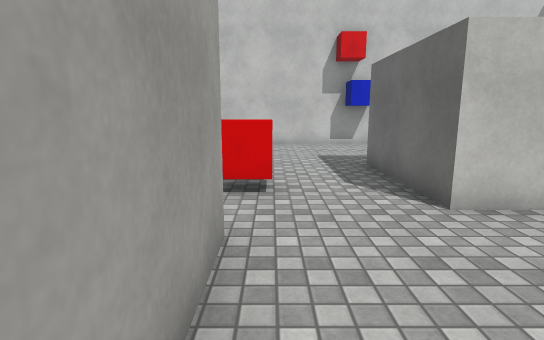
[1] (above)

15 first-person views from a walk through a 3-D level made in the Unity game engine. The camera is 1.4 m above the floor, tilts 10° down and sees 80° across. The floor is counted in squares, 1 m on a side. Each view is taken from the middle of a square. On the plan, view 1 faces up. The plan holds only what a view shows up to about 15 squares ahead; the rest is blank. The place goes on beyond the plan. The player character is not drawn. Surface patterns are stand-ins for the level's own textures.

[2]
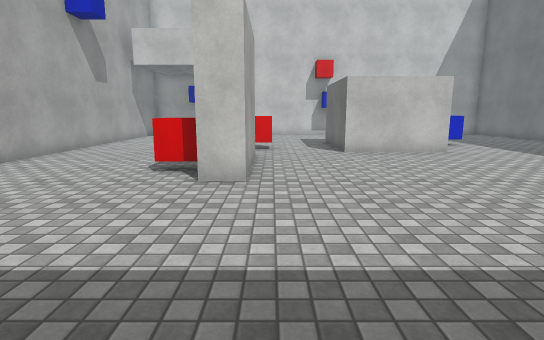

[3]
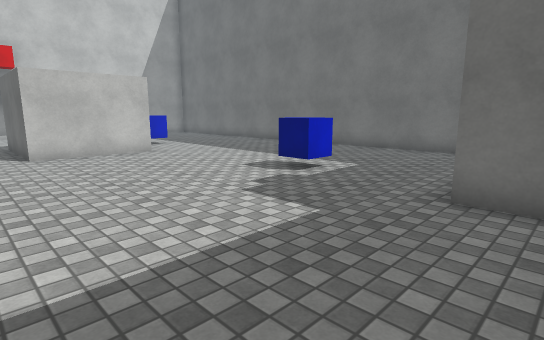

[4]
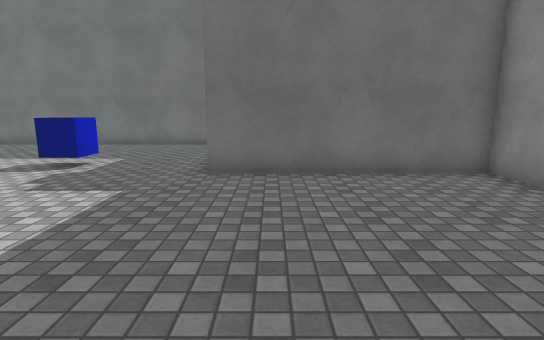

[5]
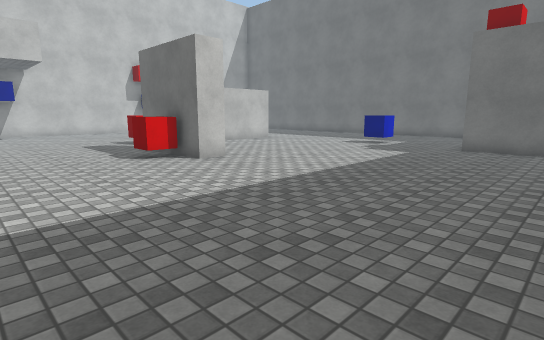

[6]
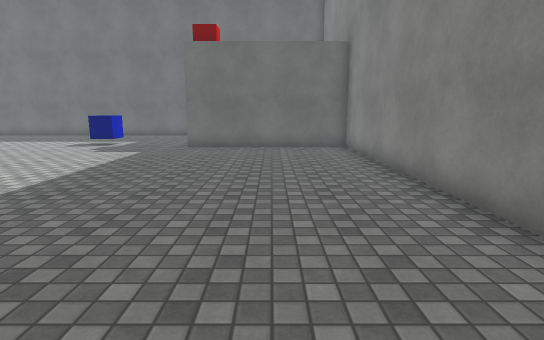

[7]
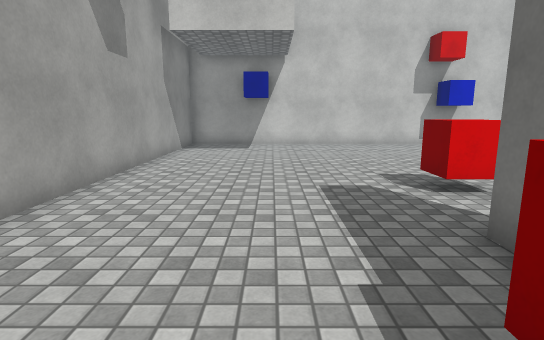

[8]
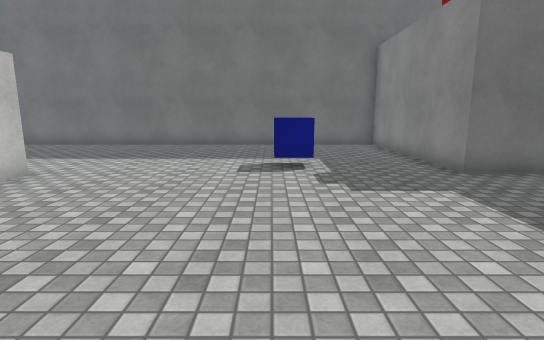

[9]
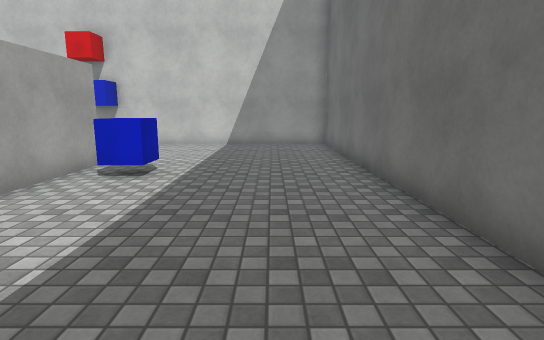

[10]
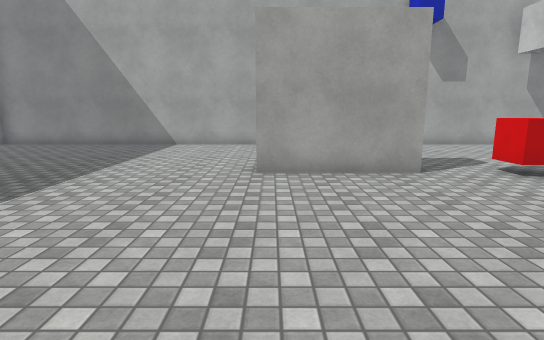

[11]
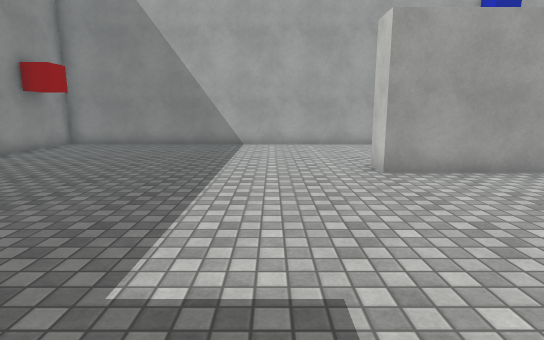

[12]
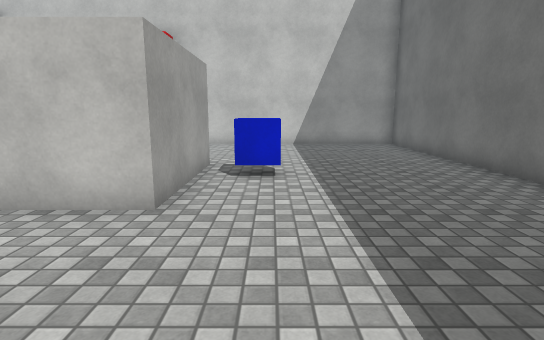

[13]
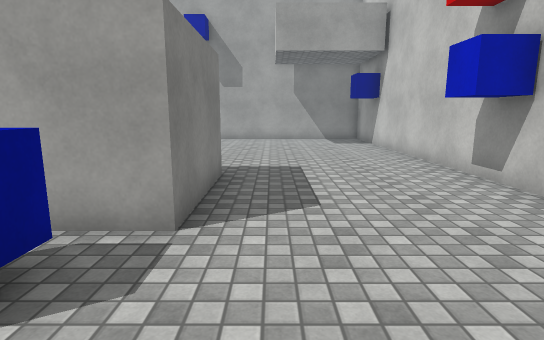

[14]
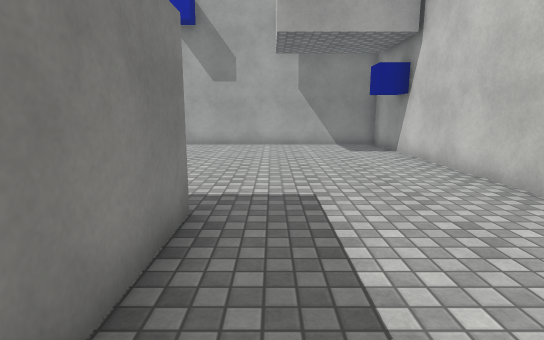

[15]
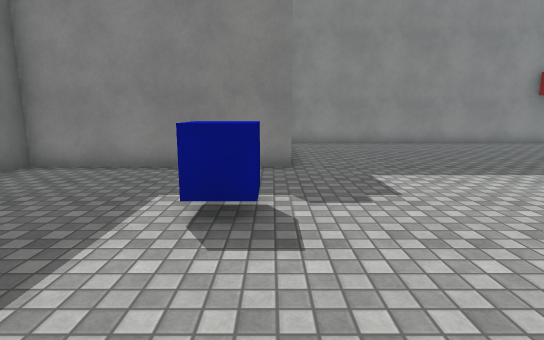

### Floor plan
Points are (right, up) in squares from view 1. A wall is a line through its corners. A room is listed if a view was taken in it or the views show most of it. See-through windows are left out.
Room 1 (views 1, 2, 3, 4, 5, 6, 7, 8, 9, 10, 11, 12, 13, 14, 15)
walls: (2.6, 4.6) (2.6, 8.8) (6.3, 8.8) (6.3, 4.6) (2.6, 4.6); (-0.5, 3.6) (-0.5, -0.4) (-1.5, -0.4) (-1.5, 3.6); (6.5, -5.5) (13.4, -5.5) (13.4, 14.6) (-7.6, 14.6) (-7.6, -12.1) (6.5, -12.1) (6.5, -5.5)
objects: red cube (-3, 1) to (-2, 1); red cube (-1, 6) to (0, 6); blue cube (7, -2) to (8, -1); blue cube (7, 7) to (8, 8)

Positions as (right, up) in squares from view 1, and headings:
1: (0, 0), facing up
2: (0, -7), facing up
3: (1, -7), facing up-right
4: (-1, -7), facing right
5: (-7, -9), facing up-right
6: (-7, -9), facing right
7: (-4, 0), facing up
8: (-1, -1), facing right
9: (11, 0), facing up
10: (7, 0), facing left
11: (7, -3), facing left
12: (8, 0), facing up
13: (10, 10), facing left
14: (7, 10), facing left
15: (7, 3), facing down
